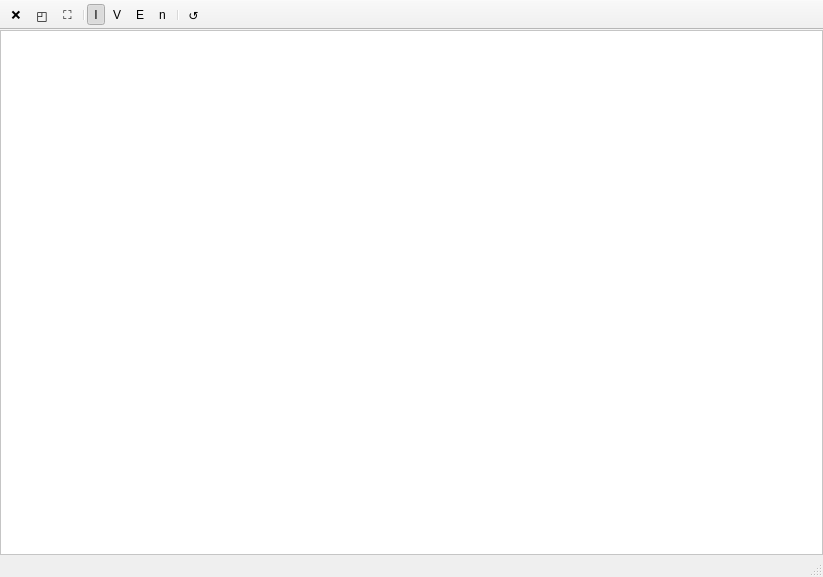
<?xml version="1.0" encoding="UTF-8"?>
<ui version="4.0">
 <class>MainWindow</class>
 <widget class="QMainWindow" name="MainWindow">
  <property name="geometry">
   <rect>
    <x>0</x>
    <y>0</y>
    <width>823</width>
    <height>577</height>
   </rect>
  </property>
  <property name="sizePolicy">
   <sizepolicy hsizetype="Expanding" vsizetype="Expanding">
    <horstretch>0</horstretch>
    <verstretch>0</verstretch>
   </sizepolicy>
  </property>
  <property name="acceptDrops">
   <bool>true</bool>
  </property>
  <property name="windowTitle">
   <string>MainWindow</string>
  </property>
  <widget class="QWidget" name="centralWidget">
   <property name="sizePolicy">
    <sizepolicy hsizetype="Expanding" vsizetype="Expanding">
     <horstretch>0</horstretch>
     <verstretch>0</verstretch>
    </sizepolicy>
   </property>
   <layout class="QGridLayout" name="gridLayout">
    <property name="leftMargin">
     <number>0</number>
    </property>
    <property name="topMargin">
     <number>0</number>
    </property>
    <property name="rightMargin">
     <number>0</number>
    </property>
    <property name="bottomMargin">
     <number>0</number>
    </property>
    <property name="spacing">
     <number>0</number>
    </property>
    <item row="0" column="0">
     <widget class="MyQGraphicsView" name="gV">
      <property name="styleSheet">
       <string notr="true">background-color: rgb(255, 255, 255);</string>
      </property>
      <property name="dragMode">
       <enum>QGraphicsView::NoDrag</enum>
      </property>
     </widget>
    </item>
   </layout>
  </widget>
  <widget class="QToolBar" name="mainToolBar">
   <property name="enabled">
    <bool>true</bool>
   </property>
   <property name="movable">
    <bool>false</bool>
   </property>
   <property name="floatable">
    <bool>false</bool>
   </property>
   <attribute name="toolBarArea">
    <enum>TopToolBarArea</enum>
   </attribute>
   <attribute name="toolBarBreak">
    <bool>false</bool>
   </attribute>
   <addaction name="actionQuit"/>
   <addaction name="actionResize"/>
   <addaction name="actionToggleFullscreen"/>
   <addaction name="separator"/>
   <addaction name="actionVisToggleInput"/>
   <addaction name="actionVisToggleInputLabels"/>
   <addaction name="actionVisToggleInputEdgesLabels"/>
   <addaction name="actionEventStep"/>
   <addaction name="separator"/>
   <addaction name="actionResetAll"/>
  </widget>
  <widget class="QStatusBar" name="statusBar"/>
  <action name="actionQuit">
   <property name="checkable">
    <bool>false</bool>
   </property>
   <property name="enabled">
    <bool>true</bool>
   </property>
   <property name="text">
    <string>❌</string>
   </property>
   <property name="toolTip">
    <string>Exit Application (Q)</string>
   </property>
   <property name="shortcut">
    <string>Q</string>
   </property>
  </action>
  <action name="actionVisToggleInput">
   <property name="checkable">
    <bool>true</bool>
   </property>
   <property name="checked">
    <bool>true</bool>
   </property>
   <property name="text">
    <string>I</string>
   </property>
   <property name="toolTip">
    <string>Toggle Input (I)</string>
   </property>
   <property name="shortcut">
    <string>I</string>
   </property>
  </action>
  <action name="actionResize">
   <property name="text">
    <string>◰</string>
   </property>
   <property name="toolTip">
    <string>Zoom to fit (Z)</string>
   </property>
   <property name="shortcut">
    <string>Z</string>
   </property>
  </action>
  <action name="actionToggleFullscreen">
   <property name="text">
    <string>⛶</string>
   </property>
   <property name="toolTip">
    <string>Toggle Fullscreen (F)</string>
   </property>
   <property name="shortcut">
    <string>F</string>
   </property>
  </action>
  <action name="actionVisToggleInputLabels">
   <property name="checkable">
    <bool>true</bool>
   </property>
   <property name="checked">
    <bool>false</bool>
   </property>
   <property name="text">
    <string>V</string>
   </property>
   <property name="toolTip">
    <string>Toggle Input Vertex Labels (V)</string>
   </property>
   <property name="shortcut">
    <string>V</string>
   </property>
  </action>
  <action name="actionVisToggleInputEdgesLabels">
   <property name="checkable">
    <bool>true</bool>
   </property>
   <property name="checked">
    <bool>false</bool>
   </property>
   <property name="text">
    <string>E</string>
   </property>
   <property name="toolTip">
    <string>Toggle Input Edge Labels (E)</string>
   </property>
   <property name="shortcut">
    <string>E</string>
   </property>
  </action>
  <action name="actionResetAll">
   <property name="text">
    <string>↺</string>
   </property>
   <property name="toolTip">
    <string>Reset All (R)</string>
   </property>
   <property name="shortcut">
    <string>R</string>
   </property>
  </action>
  <action name="actionEventStep">
   <property name="text">
    <string>n</string>
   </property>
   <property name="toolTip">
    <string>Compute Next Event (N)</string>
   </property>
   <property name="shortcut">
    <string>N</string>
   </property>
  </action>
 </widget>
 <layoutdefault spacing="6" margin="11"/>
 <customwidgets>
  <customwidget>
   <class>MyQGraphicsView</class>
   <extends>QGraphicsView</extends>
   <header location="global">MyQtThings.h</header>
  </customwidget>
 </customwidgets>
 <resources/>
 <connections/>
</ui>
